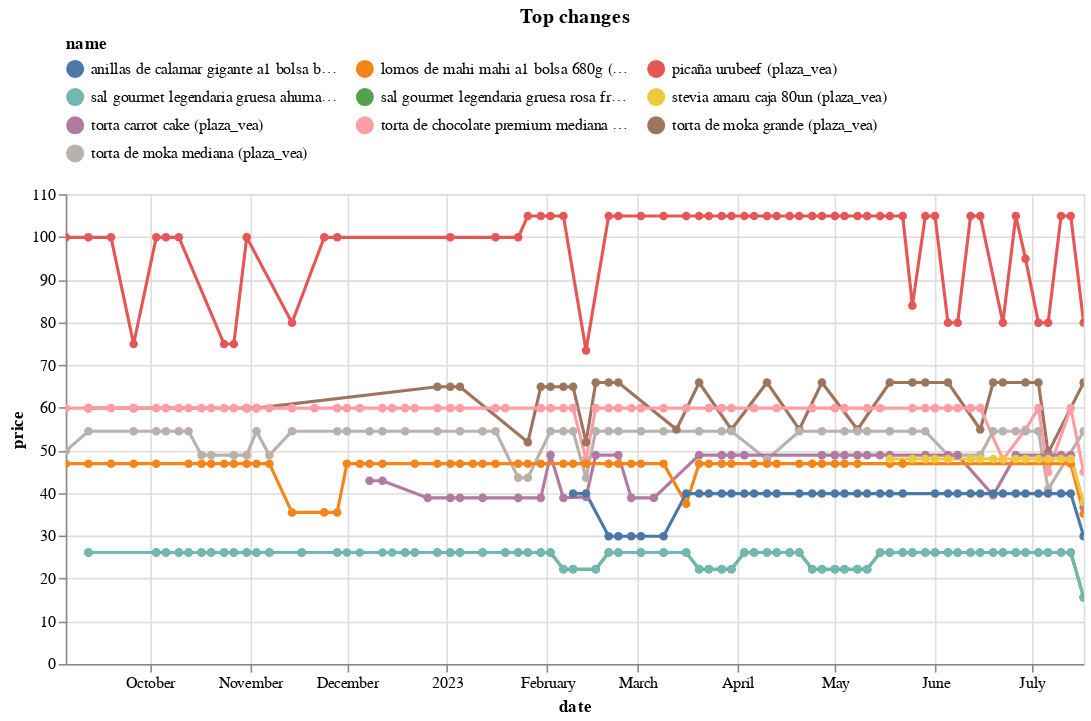

Notebook code for this chart:
### Code cell
top_changes_abs.head(10).pipe(plot_changes, 'Top changes')

### Figure 1 — Vega-Lite specification as saved in the notebook (floating-point values rounded to 4 significant figures; data arrays with more than 128 entries replaced by an {"elided": "..."} marker saying what was removed)
{"config": {"view": {"continuousWidth": 300, "continuousHeight": 300}, "legend": {"columns": 3, "orient": "top"}}, "data": {"name": "data-67f553ea0a4a356c465fddd567f541b7"}, "mark": {"type": "line", "point": true}, "encoding": {"color": {"field": "name", "scale": {"domain": ["anillas de calamar gigante a1 bolsa bolsa 500g (plaza_vea)", "lomos de mahi mahi a1 bolsa 680g (plaza_vea)", "picaña urubeef (plaza_vea)", "sal gourmet legendaria gruesa ahumada frasco 150g (plaza_vea)", "sal gourmet legendaria gruesa rosa frasco 150g (plaza_vea)", "stevia amaru caja 80un (plaza_vea)", "torta carrot cake (plaza_vea)", "torta de chocolate premium mediana (plaza_vea)", "torta de moka grande (plaza_vea)", "torta de moka mediana (plaza_vea)"]}, "type": "nominal"}, "tooltip": [{"field": "name", "type": "nominal"}, {"field": "price", "type": "quantitative"}, {"field": "last_price", "type": "quantitative"}], "x": {"field": "date", "type": "temporal"}, "y": {"field": "price", "type": "quantitative"}}, "params": [{"name": "param_7", "select": {"type": "point", "fields": ["name"]}, "bind": "legend"}, {"name": "param_8", "select": {"type": "interval", "encodings": ["x", "y"]}, "bind": "scales"}], "title": "Top changes", "transform": [{"filter": {"param": "param_7"}}], "width": 650, "$schema": "https://vega.github.io/schema/vega-lite/v5.8.0.json", "datasets": {"data-67f553ea0a4a356c465fddd567f541b7": {"elided": "500 records"}}}
